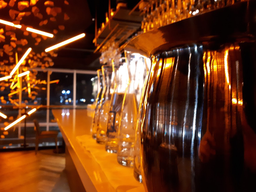
#> input picture figures/figure12.png, 256 x 192 px, shrunk from 1174 x 880 before the run
$ python canny_unsuccessful.py
#> lines starting #> are read from the running program, lines starting #| are printed output that depends on the picture; after the words box and inside, x2 and y2 are one past the last pixel; in counts of white or black regions, pixels touching at a corner belong together
from pprint import pprint
from math import sqrt as r, pi, exp, atan
from PIL import Image, ImageOps
from matplotlib.pyplot import gray

# Setting up image, assumes it has already been gaussian blurred
im = Image.open("figures/figure12.png")
#> im is the input picture: PIL image 256x192 RGB; mean R, G, B 108.4, 57.2, 26.8
gray_im = ImageOps.grayscale(im)
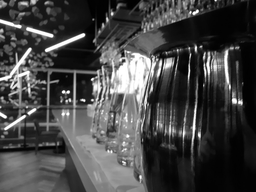
#> gray_im: PIL image 256x192 L; min 0, max 255, mean 69.1
width, height = gray_im.size  # x, y
#> width = 256; height = 192
pixels = gray_im.load() # Img[x, y]

# All in upright orientation
image_arr = [[pixels[x, y] for x in range(width)] for y in range(height)]
#> image_arr = 192 items
sobelx_arr = [[pixels[x, y] for x in range(width)] for y in range(height)]
#> sobelx_arr = 192 items
sobely_arr = [[pixels[x, y] for x in range(width)] for y in range(height)]
#> sobely_arr = 192 items
grad_mag_arr = [[pixels[x, y] for x in range(width)] for y in range(height)]
#> grad_mag_arr = 192 items
nms_arr = [[0 for x in range(width)] for y in range(height)]

sobelx = [[-1, 0, 1], [-2, 0, 2], [-1, 0, 1]]
sobely = [[1, 2, 1], [0, 0, 0], [-1, -2, -1]]


def sobel(x, y, kernel):
    num = 0

    for xx in range(3):
        for yy in range(3):
            try:  # Ignoring edges
                num += image_arr[x+(xx-1)][y+(yy-1)] * kernel[xx][yy]
            except:
                pass

    ## Ok if < 0, intensity relative to all values
    return num


def get_orientation(delx, dely):
    angle = 0

    try:
        angle = atan(dely/delx)*(180/pi)

        if dely == 0:
            angle = 180
        # return atan(dely/delx)
    except:
        if dely == 0 and delx == 0:
            angle = 0
        else:
            angle = 90 * (dely)/abs(dely)

    if angle < 0:
        angle += 180

    # [10 lines of commented-out code are left out]

    return abs(angle)


def non_max_supp(x, y, theta):
    epsilon = -0.01
    try:
        if 0 <= theta <= 22.5 or 157.5 < theta <= 180:
            if grad_mag_arr[x-1][y] <= grad_mag_arr[x][y] <= grad_mag_arr[x+1][y]:
                nms_arr[x][y] = 255
            # return "_"
        elif 22.5 < theta <= 67.5:
            if grad_mag_arr[x-1][y+1] <= grad_mag_arr[x][y] <= grad_mag_arr[x+1][y-1]:
                nms_arr[x][y] = 255
            # return "/"
        elif 67.5 < theta <= 112.5:
            if grad_mag_arr[x][y+1] <= grad_mag_arr[x][y] <= grad_mag_arr[x][y-1]:
                nms_arr[x][y] = 255
            # return "|"
        elif 112.5 < theta <= 157.5:
            if grad_mag_arr[x-1][y-1] <= grad_mag_arr[x][y] <= grad_mag_arr[x+1][y+1]:
                nms_arr[x][y] = 255
            # return "\\"
    except IndexError:
        pass


for x in range(height):
    for y in range(width):
        sobelx_arr[x][y] = sobel(x, y, sobelx)
        sobely_arr[x][y] = sobel(x, y, sobely)
        grad_mag_arr[x][y] = int(r(sobelx_arr[x][y]**2 + sobely_arr[x][y]**2))  # Gradient magnitude
        # pixels[y, x] = sobely_arr[x][y]
        # print((sx, sy), end=", ")


for x in range(height):
    for y in range(width):
        theta = get_orientation(sobelx_arr[x][y], sobely_arr[x][y])
        # print(f"{get_orientation(sobelx_arr[x][y], sobely_arr[x][y]):.2f}", end=" ")
        # print(non_max_supp(x, y, theta), end=" ")
        non_max_supp(x, y, theta)
        pixels[y, x] = nms_arr[x][y]
    print()
gray_im.show()
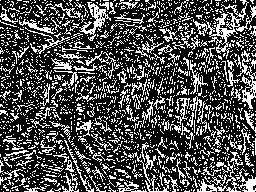
#> shown: PIL image 256x192 L; 30.4% white in thin lines or dots

'''
rotate left
>>> a = [[-1, 0, 1], [-1, 0, 1], [-1, 0, 1]]
>>> a
[[-1, 0, 1], [-1, 0, 1], [-1, 0, 1]]
>>> pprint(a)
[[-1, 0, 1], [-1, 0, 1], [-1, 0, 1]]
>>> b = [[a[i][j] for i in range(3)] for j in range(3)]

rorate right
>>> d = [[a[2-i][j] for i in range(3)] for j in range(3)]
>>> d
[[-1, -1, -1], [0, 0, 0], [1, 1, 1]]
'''

$ run again, with figures/figure01.png copied over figures/figure12.png
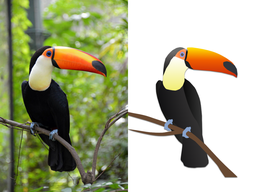
#> input picture figures/figure01.png, 256 x 192 px, shrunk from 2128 x 1600 before the run
#> im is the input picture: PIL image 256x192 RGBA; mean R, G, B, A 170.9, 173.9, 143.4, 255
#> `gray_im = ImageOps.grayscale(im)`:
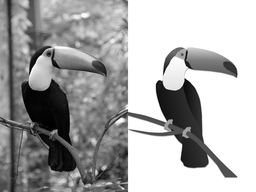
#> gray_im: PIL image 256x192 L; min 0, max 255, mean 169.5
#> image_arr = 192 items
#> `gray_im.show()`:
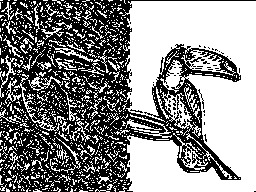
#> shown: PIL image 256x192 L; 54.2% white; 47 black regions (44 under 20 px), largest, box (x1, y1, x2, y2) and area: (0, 0, 256, 192) 22281, (190, 57, 205, 63) 33, (198, 89, 204, 109) 23

$ run again, with figures/figure02.png copied over figures/figure12.png
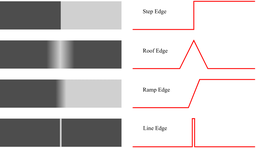
#> input picture figures/figure02.png, 256 x 148 px, shrunk from 884 x 512 before the run
#> im is the input picture: PIL image 256x148 RGBA; mean R, G, B, A 203, 199, 199, 255
#> `gray_im = ImageOps.grayscale(im)`:
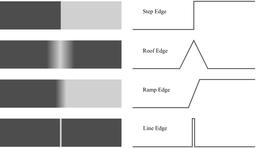
#> gray_im: PIL image 256x148 L; min 52, max 255, mean 200.2
#> image_arr = 148 items
#> `gray_im.show()`:
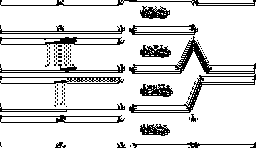
#> shown: PIL image 256x148 L; 85.5% white; black in thin lines or dots

$ run again, with figures/figure03.png copied over figures/figure12.png
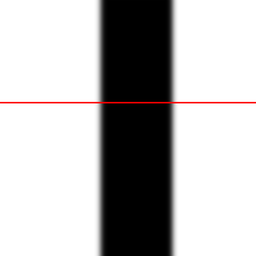
#> input picture figures/figure03.png, 256 x 256 px, shrunk from 500 x 500 before the run
#> im is the input picture: PIL image 256x256 RGBA; mean R, G, B, A 183.8, 182.3, 182.3, 255
#> image_arr = 256 items
#> `gray_im.show()`:
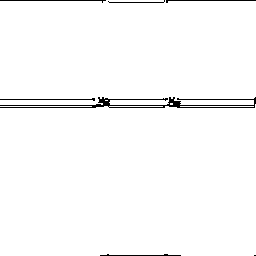
#> shown: PIL image 256x256 L; 98.1% white; black in thin lines or dots
